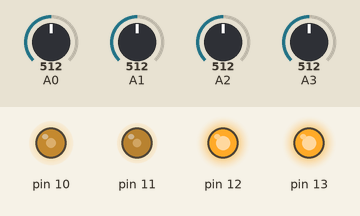
This sketch was run on a simulated Arduino Uno, built with avr-gcc and run on an emulated ATmega328P. Shown: output pins drawn as LEDs (lit = HIGH). The inputs (shaded band) are chosen by the test bench; at power-on: A0 = 512, A1 = 512, A2 = 512, A3 = 512.

Above: at 0.1 s.
Timing chart, 0 to 1.6 s (numbered marks = the images above):
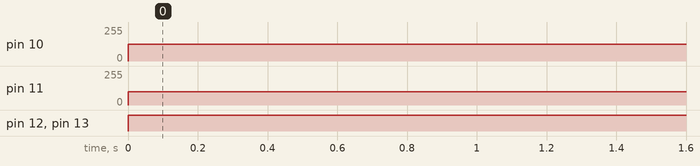

Measured:
- by itself, pin 10: 0/255 → 125/255 at 0.00 s
- by itself, pin 11: 0/255 → 100/255 at 0.00 s
- by itself, pin 12, pin 13: LOW → HIGH at 0.00 s

The sketch:

sketch_oct11a.ino
```cpp
int d1 = 0,d2 = 0,d3 = 0,d4 = 0,dm1 = 0,dm2 = 0,dm3 = 0,dm4 = 0,max1=0,max2=0,min1=0,min2=0,max3=0,max4=0,min3=0,min4=0,d=50;
void setup()
{
 Serial.begin(9600);
 pinMode(A0,INPUT);
 pinMode(A1,INPUT);
 pinMode(A2,INPUT);
 pinMode(A3,INPUT);

 pinMode(13,OUTPUT);//скорость 1
 pinMode(12,OUTPUT);
 pinMode(11,OUTPUT);//скорость 2
 pinMode(10,OUTPUT);
}
void flp(int L, int P,int m1 , int m2)
{
 digitalWrite(12,L);
 digitalWrite(13,P);
 analogWrite(11,m1);
 analogWrite(10,m2);
}
void loop()
{
d1=analogRead(0);
d2=analogRead(1);
d3=analogRead(2);
d4=analogRead(3);
/*
Serial.print(dm1);
Serial.print("__");
Serial.print(dm2);
Serial.print("__");
Serial.print(dm3);
Serial.print("__");
Serial.println(dm4);
*/
if(max1<d1)max1=d1;
if(max2<d2)max2=d2;
if(max3<d3)max3=d3;
if(max4<d4)max4=d4;

if(min1>d1||min1==0)min1=d1;
if(min2>d2||min2==0)min2=d2;
if(min3>d3||min3==0)min3=d3;
if(min4>d2||min4==0)min4=d4;

dm1=map(d1,max1,min1,0,100);
dm2=map(d2,max2,min2,0,100);
dm3=map(d3,max3,min3,0,100);
dm4=map(d4,max4,min4,0,100);
//слева  А0(dm1) и А1 ( dm2).....справа А2(dm3) и А3 (dm4)
if( dm1 < d && dm2 < d && dm3 < d && dm4 < d) flp(1,1,100,125);
if( dm1 > d && dm2 > d && dm3 > d && dm4 > d) flp(1,1,100,125);
if( dm1 > d && dm2 > d && dm3 < d && dm4 > d) flp(0,1,100,0);
if( dm1 < d && dm2 > d && dm3 > d && dm4 > d) flp(1,0,0,100);
if( dm1 > d && dm2 < d && dm3 > d && dm4 > d) flp(0,1,100,125);
if( dm1 > d && dm2 > d && dm3 > d && dm4 < d) flp(1,0,100,125);
if( dm1 < d && dm2 < d && dm3 > d && dm4 > d) flp(0,1,100,125);
if( dm1 > d && dm2 > d && dm3 < d && dm4 < d) flp(1,0,100,125);
}
```
